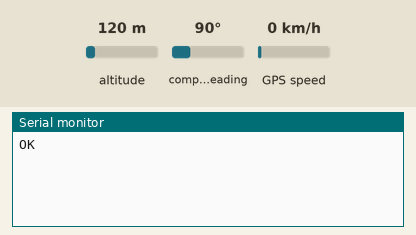
Simulated run of this sketch. Board: ESP32. On the bench: the last lines printed to the serial monitor. The inputs (shaded band) are chosen by the test bench; at power-on: compass heading 90°, altitude 120 m, GPS speed 0 km/h. The GPS gets a fix after 3 s at 37.7749, -122.4194 with 8 satellites; the modem accepts every AT command (registered, SIM ready, sends succeed) and sends nothing else.

Above: at 2.2 s.
2.3 s: compass heading set to 7°
At 5.7 s:
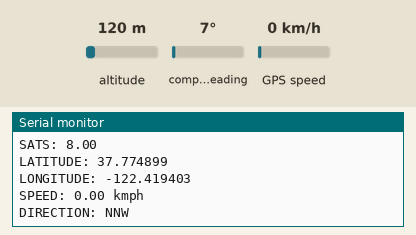
6.5 s: compass heading set to 90°
At 10.0 s:
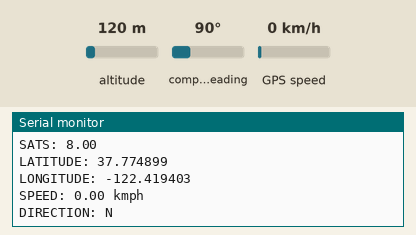
14.7 s: compass heading set to 269°
At 18.2 s:
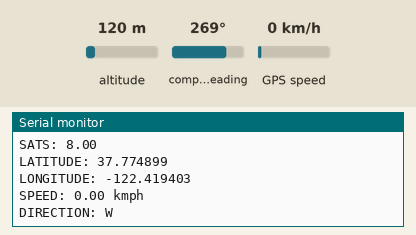

The sketch:

final_code_of_location_tracking_via_sms.ino
```cpp
#include <TinyGPS++.h>
#include <SoftwareSerial.h>
#include <WiFi.h>

static const int GPS_RX_Pin = 1; // GPIO 4=D2(connect Tx of GPS) and GPIO 5=D1(connect Rx of GPS)
static const int GPS_TX_Pin = 3;
static const uint32_t GPSBaud = 9600;

TinyGPSPlus gps;
SoftwareSerial mygps(GPS_RX_Pin, GPS_TX_Pin);

float latitude;
float longitude;
float velocity;
float sats;
String bearing;

SoftwareSerial SIM800L(17, 16); // RX, TX pins

void setup() {
  Serial.begin(115200);
  mygps.begin(GPSBaud);
  SIM800L.begin(9600);
  delay(1000);
}

void loop() {
  while (mygps.available() > 0) {
    if (gps.encode(mygps.read())) {
      displayInfo();
      sendSMS();
    }
  }
}

void displayInfo() {
  if (gps.location.isValid()) {
    sats = gps.satellites.value();
    latitude = gps.location.lat();
    longitude = gps.location.lng();
    velocity = gps.speed.kmph();
    bearing = TinyGPSPlus::cardinal(gps.course.value());

    Serial.print("SATS: ");
    Serial.println(sats);
    Serial.print("LATITUDE: ");
    Serial.println(latitude, 6);
    Serial.print("LONGITUDE: ");
    Serial.println(longitude, 6);
    Serial.print("SPEED: ");
    Serial.print(velocity);
    Serial.println(" kmph");
    Serial.print("DIRECTION: ");
    Serial.println(bearing);
  }
}

void sendSMS() {
  // Send AT command to set SMS mode
  SIM800L.println("AT+CMGF=1");
  delay(1000);

  // Check for response from module
  while (SIM800L.available()) {
    Serial.write(SIM800L.read());
  }

  // Replace <PHONE_NUMBER> with the recipient's phone number
  SIM800L.print("AT+CMGS=\"+917620287909\"\r");
  delay(1000);

  // Generate Google Maps URL
  String googleMapsURL = "http://maps.google.com/maps?q=";
  googleMapsURL += String(latitude, 6);
  googleMapsURL += ",";
  googleMapsURL += String(longitude, 6);

  // Replace <MESSAGE_CONTENT> with the message you want to send
  SIM800L.print("Latitude: ");
  SIM800L.print(latitude, 6);
  SIM800L.print(", Longitude: ");
  SIM800L.print(longitude, 6);
  SIM800L.print(", Speed: ");
  SIM800L.print(velocity);
  SIM800L.print(" kmph, Direction: ");
  SIM800L.print(bearing);
  SIM800L.println(". Open in Google Maps: " + googleMapsURL);
  delay(1000);

  // End the message with a Ctrl+Z character
  SIM800L.print((char)26);

  delay(1000);
}
```

Measured:
- after the input at 2.3 s, the serial monitor: prints a new line after 2.8 s (image 1)
- after the input at 6.5 s, the serial monitor: prints a new line after 2.7 s (image 2)
- after the input at 14.7 s, the serial monitor: prints a new line after 2.7 s (image 3)
